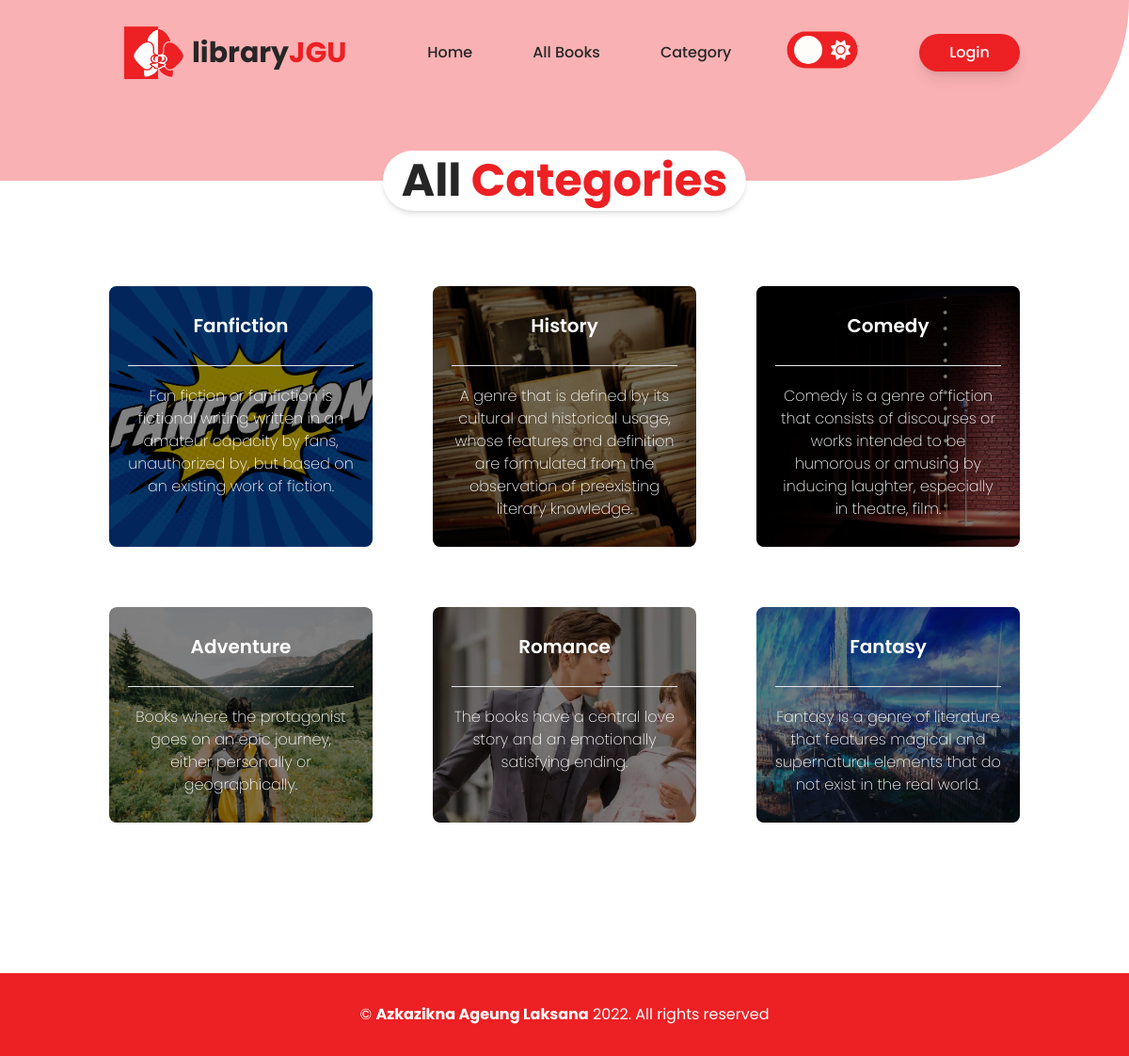
/categories.php, run on the app's committed database.
### tables this page shows
CREATE TABLE `categories` (
  `id_category` int(11) NOT NULL,
  `name` varchar(255) NOT NULL,
  `slug` varchar(255) NOT NULL,
  `description` text NOT NULL,
  `img` varchar(255) NOT NULL,
  `total_book` int(11) NOT NULL
);

### admin/functions.php (called while the page is built, shortened)
<?php
$conn = mysqli_connect("localhost", "root", "", "libraryJGU");
function query($query) {
    global $conn;
    $result = mysqli_query($conn, $query);
    $rows = [];
    while( $row = mysqli_fetch_assoc($result) ) {
        $rows[] = $row;
    }
    return $rows;
}
?>

### categories.php (the view, shortened to what this page needs)
<?php
require 'admin/functions.php';
$categories = query("SELECT * FROM categories ORDER BY id_category DESC");
?>
        <?php require 'template/header.php' ?>
        <div class="w-full h-48 bg-[#fab1b3] dark:bg-[#01060f] absolute -z-10 rounded-br-full"></div>
        <section id="categories" class="py-32 lg:py-40">
            <div class="container lg:px-7 mx-auto px-4 mb-10 lg:mb-20">
                <h1
                    class="text-darken dark:text-txtdark text-4xl lg:text-5xl font-bold text-center px-5 py-2 relative left-1/2 -translate-x-1/2 rounded-full bg-white w-fit shadow-md dark:bg-black">
                    All <span class="text-primary">Categories</span></h1>
            </div>
            <?php if($categories == NULL) { ?>
                <div class="container mx-auto w-full px-4">
                    <img src="dist/img/notfound.png" alt="" class="mx-auto w-full lg:w-1/2 h-1/2 rounded-xl">
                    <h3 class="text-center text-darken font-bold text-lg md:text-xl dark:text-txtdark mt-2">Sorry, there are no categories yet.</h3>
                </div>
            <?php } else {?>
            <div class="container lg:px-7 mx-auto px-4 grid grid-cols-1 lg:grid-cols-3 xl:grid-cols-4 gap-16">
                <?php foreach($categories as $category) : ?>
                    <a href="category.php?slug=<?= $category['slug'] ?>" class="text-white bg-cover rounded-lg bg-center relative overflow-hidden">
                    <img src="dist/img/imgCategory/<?= $category['img'] ?>" alt="" class="absolute h-full w-full object-cover">
                        <div class="w-full h-full backdrop-brightness-50 rounded-lg px-5 pb-7">
                            <p class="py-7 lg:p-7 text-center font-semibold text-xl"><?= $category["name"] ?></p>
                            <hr>
                            <p class="text-base font-extralight text-center mt-5"><?= $category["description"] ?></p>
                        </div>
                    </a>
                <?php endforeach; ?>
            </div>
            <?php } ?>
        </section>
        <?php require 'template/footer.php' ?>

### data on the page
categories: img (picture), name "Fanfiction", description "Fan fiction or fanfiction is fictional writing written in an amateur capacity by fans, unauthorized by, but based on an existing work of fiction."
categories: img (picture), name "History", description "A genre that is defined by its cultural and historical usage, whose features and definition are formulated from the observation of preexisting literary knowledge."
categories: img (picture), name "Comedy", description "Comedy is a genre of fiction that consists of discourses or works intended to be humorous or amusing by inducing laughter, especially in theatre, film."
categories: img (picture), name "Adventure", description "Books where the protagonist goes on an epic journey, either personally or geographically."
categories: img (picture), name "Romance", description "The books have a central love story and an emotionally satisfying ending."
categories: img (picture), name "Fantasy", description "Fantasy is a genre of literature that features magical and supernatural elements that do not exist in the real world."
